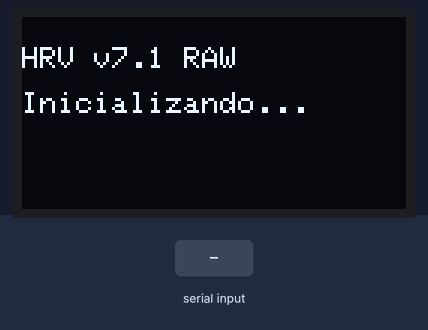
Bench run of a sketch on a simulated ESP32-S3. Parts: 128×64 one-colour display. The inputs (shaded band) are chosen by the test bench. WiFi joins after 1.5 s; servers stay silent unless stated; uploads are accepted with an empty reply; storage starts empty; what the sketch prints to the serial monitor is not drawn.

Above: at 1.1 s.
At 3.2 s:
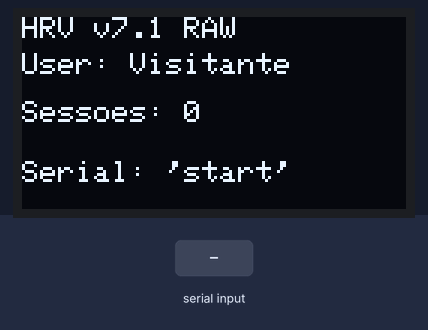
3.3 s: "start\n" received over Serial
At 4.5 s:
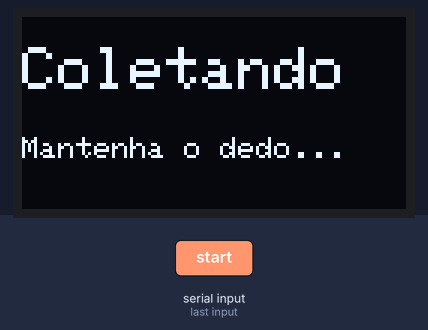
4.8 s: "USER:\n" received over Serial
6.3 s: "TAG:\n" received over Serial
At 33.6 s:
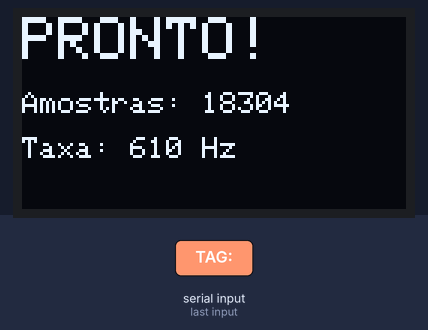
Timing chart, 0 to 35.1 s (numbered marks = the images above; inputs shaded):
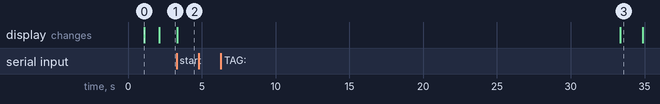

The sketch:

PulseAnalytics_v7_green.ino
```cpp
/**
 * ============================================
 * HRV MONITOR v7.1 - RAW DATA COLLECTOR
 * ============================================
 *
 * VERSÃO SIMPLIFICADA - Apenas coleta e upload
 * - LED Verde @ 400Hz
 * - SEM cálculos de HRV no device
 * - SEM detecção de pico
 * - Coleta raw → Upload Supabase
 * - Processamento feito offline (Python/Server)
 */

#include <Wire.h>
#include <MAX30105.h>
#include <Adafruit_GFX.h>
#include <Adafruit_SSD1306.h>
#include <SPIFFS.h>
#include <WiFi.h>
#include <HTTPClient.h>
#include <NetworkClientSecure.h>

// OLED Display
#define SCREEN_WIDTH 128
#define SCREEN_HEIGHT 64
#define OLED_RESET -1
Adafruit_SSD1306 display(SCREEN_WIDTH, SCREEN_HEIGHT, &Wire, OLED_RESET);

// MAX30105
MAX30105 particleSensor;

// ============================================
// CONFIGURAÇÕES - v7.3 Data-Safe
// ============================================

// Buffer para 30 segundos @ 1000Hz = 30000 amostras (mais seguro para RAM)
const int BUFFER_SIZE = 30000;
uint16_t greenBuffer[BUFFER_SIZE];
int bufferIndex = 0;

// Timing
const int SAMPLE_RATE_HZ = 400;  // Começar conservador
const unsigned long SAMPLE_DURATION_MS = 30000; // 30 segundos
unsigned long sampleStartTime = 0;
unsigned long bootTime = 0;

// WiFi
const char* WIFI_SSID = "Freitas";
const char* WIFI_PASS = "2512Jesus";
const char* SUPABASE_URL = "https://pthfxmypcxqjfstqwokf.supabase.co/rest/v1/hrv_sessions";
const char* SUPABASE_KEY = "sb_publishable_V4ZrfeZNld9VROJOWZcE_w_N93BHvqd";

// Sessão
int sessionNumber = 0;
String currentUserName = "Visitante";
String currentSessionTags = "";
int currentSessionAge = 0;
String currentSessionGender = "";

// Estados (SIMPLIFICADO)
enum DeviceState {
  WAITING_BUTTON,    // Esperando botão/comando
  COLLECTING,        // Coletando dados
  UPLOADING          // Enviando para cloud
};
DeviceState currentState = WAITING_BUTTON;

// Detecção de dedo - DESABILITADA (manual via Serial)
// const long FINGER_THRESHOLD = 300;

// ============================================
// WIFI & UPLOAD
// ============================================
void connectWiFi() {
  if (WiFi.status() == WL_CONNECTED) return;

  Serial.print("Conectando WiFi: ");
  Serial.println(WIFI_SSID);

  WiFi.begin(WIFI_SSID, WIFI_PASS);

  int attempts = 0;
  while (WiFi.status() != WL_CONNECTED && attempts < 20) {
    delay(500);
    Serial.print(".");
    attempts++;
  }

  if (WiFi.status() == WL_CONNECTED) {
    Serial.println(" OK!");
  } else {
    Serial.println(" FALHA!");
  }
}

void sendChunk(NetworkClientSecure &client, String data) {
  client.print(data.length(), HEX);
  client.println();
  client.print(data);
  client.println();
}

void uploadRawData() {
  connectWiFi();
  if (WiFi.status() != WL_CONNECTED) {
    Serial.println("Sem WiFi - dados perdidos!");
    return;
  }

  NetworkClientSecure client;
  client.setInsecure();

  const char* host = "pthfxmypcxqjfstqwokf.supabase.co";

  Serial.println("Conectando Supabase...");
  display.clearDisplay();
  display.setCursor(0, 20);
  display.println("Enviando...");
  display.setCursor(0, 35);
  display.print(bufferIndex);
  display.println(" amostras");
  display.display();

  if (!client.connect(host, 443)) {
    Serial.println("Erro HTTPS!");
    return;
  }

  // Headers
  client.println("POST /rest/v1/hrv_sessions HTTP/1.1");
  client.print("Host: "); client.println(host);
  client.println("Content-Type: application/json");
  client.print("apikey: "); client.println(SUPABASE_KEY);
  client.print("Authorization: Bearer "); client.println(SUPABASE_KEY);
  client.println("Prefer: return=minimal");
  client.println("Transfer-Encoding: chunked");
  client.println("Connection: close");
  client.println();

  // JSON - APENAS DADOS RAW
  sendChunk(client, "{");
  sendChunk(client, "\"device_id\": \"ESP32-S3-v7\",");
  sendChunk(client, "\"user_name\": \"" + currentUserName + "\",");
  sendChunk(client, "\"sampling_rate_hz\": " + String(SAMPLE_RATE_HZ) + ",");
  sendChunk(client, "\"session_index\": " + String(sessionNumber) + ",");
  sendChunk(client, "\"timestamp_device_min\": " + String((millis() - bootTime) / 60000) + ",");

  // Métricas null (serão calculadas offline)
  sendChunk(client, "\"fc_mean\": null,");
  sendChunk(client, "\"sdnn\": null,");
  sendChunk(client, "\"rmssd\": null,");
  sendChunk(client, "\"pnn50\": null,");
  sendChunk(client, "\"rr_valid_count\": null,");
  sendChunk(client, "\"rrr_intervals_ms\": null,");
  sendChunk(client, "\"ir_waveform\": null,");
  sendChunk(client, "\"red_waveform\": null,");

  if (currentSessionTags.length() > 0) {
    sendChunk(client, "\"tags\": [\"" + currentSessionTags + "\"],");
  } else {
    sendChunk(client, "\"tags\": null,");
  }

  if (currentSessionAge > 0) {
    sendChunk(client, "\"user_age\": " + String(currentSessionAge) + ",");
  } else {
    sendChunk(client, "\"user_age\": null,");
  }

  if (currentSessionGender.length() > 0) {
    sendChunk(client, "\"user_gender\": \"" + currentSessionGender + "\",");
  } else {
    sendChunk(client, "\"user_gender\": null,");
  }

  // GREEN WAVEFORM - os dados raw!
  sendChunk(client, "\"green_waveform\": [");
  String gBuf = "";
  for (int i = 0; i < bufferIndex; i++) {
    gBuf += String(greenBuffer[i]);
    if (i < bufferIndex - 1) gBuf += ",";

    // Flush a cada 200 valores
    if (i % 200 == 0 || i == bufferIndex - 1) {
      sendChunk(client, gBuf);
      gBuf = "";

      // Progress no display
      if (i % 2000 == 0) {
        display.clearDisplay();
        display.setCursor(0, 20);
        display.println("Enviando...");
        display.setCursor(0, 35);
        int pct = (i * 100) / bufferIndex;
        display.print(pct);
        display.println("%");
        display.display();
      }
    }
  }
  sendChunk(client, "]");
  sendChunk(client, "}");

  // End chunks
  client.print("0\r\n\r\n");

  // Aguardar resposta
  long timeout = millis();
  while (client.connected() && millis() - timeout < 15000) {
    if (client.available()) {
      String line = client.readStringUntil('\n');
      if (line.startsWith("HTTP/1.1")) {
        Serial.print("Resposta: "); Serial.println(line);
        if (line.indexOf("201") > 0 || line.indexOf("200") > 0) {
          Serial.println("Upload OK!");
          display.clearDisplay();
          display.setCursor(0, 25);
          display.println("UPLOAD OK!");
          display.display();
        }
      }
      if (line == "\r") break;
      timeout = millis();
    }
  }
  client.stop();

  currentSessionTags = "";
}

// ============================================
// SPIFFS
// ============================================
void initSPIFFS() {
  if (!SPIFFS.begin(true)) {
    Serial.println("Erro SPIFFS!");
    return;
  }
  Serial.println("SPIFFS OK");

  // Carregar user
  if (SPIFFS.exists("/user_config.txt")) {
    File file = SPIFFS.open("/user_config.txt", "r");
    if (file) {
      String line = file.readStringUntil('\n');
      line.trim();
      if (line.length() > 0) currentUserName = line;
      file.close();
    }
  }

  // Contar sessões
  if (SPIFFS.exists("/session_count.txt")) {
    File file = SPIFFS.open("/session_count.txt", "r");
    if (file) {
      sessionNumber = file.readStringUntil('\n').toInt();
      file.close();
    }
  }

  Serial.print("Usuario: "); Serial.println(currentUserName);
  Serial.print("Sessoes: "); Serial.println(sessionNumber);
}

void saveSessionCount() {
  File file = SPIFFS.open("/session_count.txt", "w");
  if (file) {
    file.println(sessionNumber);
    file.close();
  }
}

// ============================================
// COMANDOS SERIAL
// ============================================
void processCommand(String cmd) {
  cmd.trim();

  if (cmd.equalsIgnoreCase("start") || cmd.equalsIgnoreCase("s")) {
    if (currentState == WAITING_BUTTON) {
      startCollection();
    }
  }
  else if (cmd.startsWith("USER:") || cmd.startsWith("user:")) {
    currentUserName = cmd.substring(5);
    currentUserName.trim();
    File file = SPIFFS.open("/user_config.txt", "w");
    if (file) { file.println(currentUserName); file.close(); }
    Serial.print("Usuario: "); Serial.println(currentUserName);
  }
  else if (cmd.startsWith("TAG:") || cmd.startsWith("tag:")) {
    currentSessionTags = cmd.substring(4);
    currentSessionTags.trim();
    Serial.print("Tag: "); Serial.println(currentSessionTags);
  }
  else if (cmd.startsWith("AGE:") || cmd.startsWith("age:")) {
    currentSessionAge = cmd.substring(4).toInt();
    Serial.print("Idade: "); Serial.println(currentSessionAge);
  }
  else if (cmd.startsWith("SEX:") || cmd.startsWith("sex:")) {
    currentSessionGender = cmd.substring(4);
    currentSessionGender.trim();
    Serial.print("Sexo: "); Serial.println(currentSessionGender);
  }
  else if (cmd.equalsIgnoreCase("status")) {
    Serial.println("\n=== STATUS ===");
    Serial.print("Usuario: "); Serial.println(currentUserName);
    Serial.print("Sessoes: "); Serial.println(sessionNumber);
    Serial.print("Estado: "); Serial.println(currentState == WAITING_BUTTON ? "AGUARDANDO" : "COLETANDO");
    Serial.println("==============\n");
  }
  else if (cmd.equalsIgnoreCase("help") || cmd.equalsIgnoreCase("h")) {
    Serial.println("\n=== COMANDOS ===");
    Serial.println("start / s    - Iniciar coleta");
    Serial.println("USER:nome    - Definir usuario");
    Serial.println("TAG:tag      - Definir tag da sessao");
    Serial.println("AGE:idade    - Definir idade");
    Serial.println("SEX:m/f      - Definir sexo");
    Serial.println("status       - Ver status");
    Serial.println("================\n");
  }
}

// ============================================
// COLETA DE DADOS
// ============================================
void startCollection() {
  sessionNumber++;
  saveSessionCount();

  bufferIndex = 0;
  particleSensor.clearFIFO();

  currentState = COLLECTING;
  sampleStartTime = millis();

  // Mostrar tela inicial de coleta
  display.clearDisplay();
  display.setTextSize(2);
  display.setCursor(0, 10);
  display.println("Coletando");
  display.setTextSize(1);
  display.setCursor(0, 40);
  display.println("Mantenha o dedo...");
  display.display();

  Serial.println("\n========================================");
  Serial.print("   SESSAO #"); Serial.print(sessionNumber);
  Serial.println(" - COLETA INICIADA");
  Serial.println("========================================");
  Serial.println("Mantenha o dedo no sensor por 60s...\n");
}

void handleCollection() {
  // =============================================
  // COLETA DIRETA com check()
  // =============================================

  // CRÍTICO: check() atualiza o buffer interno
  particleSensor.check();

  if (bufferIndex < BUFFER_SIZE) {
    uint32_t greenValue = particleSensor.getGreen();
    greenBuffer[bufferIndex] = (uint16_t)greenValue;
    bufferIndex++;
  }

  // Verificar se terminou
  unsigned long elapsedMS = millis() - sampleStartTime;

  if (elapsedMS >= SAMPLE_DURATION_MS) {
    float finalRate = (float)bufferIndex / (SAMPLE_DURATION_MS / 1000.0);

    Serial.println("\n========================================");
    Serial.println("   COLETA CONCLUIDA!");
    Serial.print("   Amostras: "); Serial.println(bufferIndex);
    Serial.print("   Taxa Real: "); Serial.print((int)finalRate); Serial.println(" Hz");
    Serial.println("========================================\n");

    // Mostrar no display só agora
    display.clearDisplay();
    display.setTextSize(2);
    display.setCursor(0, 0);
    display.println("PRONTO!");
    display.setTextSize(1);
    display.setCursor(0, 25);
    display.print("Amostras: ");
    display.println(bufferIndex);
    display.setCursor(0, 40);
    display.print("Taxa: ");
    display.print((int)finalRate);
    display.println(" Hz");
    display.display();

    currentState = UPLOADING;
  }
}

void handleUploading() {
  uploadRawData();

  delay(3000);
  currentState = WAITING_BUTTON;

  display.clearDisplay();
  display.setCursor(0, 20);
  display.println("Pronto!");
  display.setCursor(0, 35);
  display.println("Digite 'start'");
  display.display();
}

void showWaitingScreen() {
  static unsigned long lastUpdate = 0;
  if (millis() - lastUpdate < 500) return;
  lastUpdate = millis();

  display.clearDisplay();
  display.setTextSize(1);
  display.setCursor(0, 0);
  display.println("HRV v7.1 RAW");
  display.setCursor(0, 12);
  display.print("User: ");
  display.println(currentUserName);
  display.setCursor(0, 28);
  display.print("Sessoes: ");
  display.println(sessionNumber);
  display.setCursor(0, 48);
  display.println("Serial: 'start'");
  display.display();
}

// ============================================
// SETUP
// ============================================
void setup() {
  Serial.begin(115200);
  delay(1000);

  bootTime = millis();
  WiFi.mode(WIFI_STA);
  WiFi.disconnect();

  Serial.println("\n============================================");
  Serial.println("   HRV MONITOR v7.1 - RAW DATA COLLECTOR");
  Serial.println("============================================");
  Serial.println("Comandos: 'start', 'USER:nome', 'help'");
  Serial.println("============================================\n");

  // I2C 400kHz - seguro sem resistores de pull-up
  Wire.begin();
  Wire.setClock(400000);

  // OLED
  if (!display.begin(SSD1306_SWITCHCAPVCC, 0x3C)) {
    Serial.println("OLED erro!");
    while (1);
  }

  // SPIFFS
  initSPIFFS();

  display.clearDisplay();
  display.setTextSize(1);
  display.setTextColor(SSD1306_WHITE);
  display.setCursor(0, 10);
  display.println("HRV v7.1 RAW");
  display.setCursor(0, 25);
  display.println("Inicializando...");
  display.display();
  delay(1000);

  // MAX30105
  if (!particleSensor.begin(Wire, I2C_SPEED_FAST)) {
    Serial.println("MAX30105 erro!");
    display.setCursor(0, 40);
    display.println("Sensor ERRO!");
    display.display();
    while (1);
  }

  // ============================================
  // CONFIG OTIMIZADA PARA 1000Hz
  // ============================================
  // pulseWidth=69 (15-bit) permite até 3200Hz no sensor
  // adcRange=4096 compensa a resolução menor com mais sensibilidade

  byte ledBrightness = 0x1F;  // Brilho moderado
  byte sampleAverage = 1;     // Sem média - crítico para velocidade!
  byte ledMode = 3;           // Multi (obrigatório para Green)
  int sampleRate = 1000;      // TARGET: 1000Hz
  int pulseWidth = 69;        // 15-bit - OBRIGATÓRIO para 1000Hz!
  int adcRange = 4096;        // Mais sensibilidade para compensar pulso curto

  particleSensor.setup(ledBrightness, sampleAverage, ledMode, sampleRate, pulseWidth, adcRange);

  // Red e IR mínimos, Green no máximo
  particleSensor.setPulseAmplitudeRed(0x01);   // Mínimo
  particleSensor.setPulseAmplitudeIR(0x01);    // Mínimo
  particleSensor.setPulseAmplitudeGreen(0x7F); // Alto para sinal forte

  particleSensor.clearFIFO();

  Serial.println("Sistema pronto!");
  Serial.println("Digite 'start' para iniciar coleta.\n");

  currentState = WAITING_BUTTON;
}

// ============================================
// LOOP
// ============================================
void loop() {
  // Comandos Serial
  if (Serial.available()) {
    String cmd = Serial.readStringUntil('\n');
    processCommand(cmd);
  }

  switch (currentState) {
    case WAITING_BUTTON:
      showWaitingScreen();
      break;

    case COLLECTING:
      handleCollection();
      break;

    case UPLOADING:
      handleUploading();
      break;
  }
}
```

Measured:
- after the input at 3.3 s, the display: changes at once (image 2)
- after the input at 4.8 s, every drawn part: stays the same
- what the display in image 0 shows lasts 1.0 s, from 1.1 s to 2.1 s
